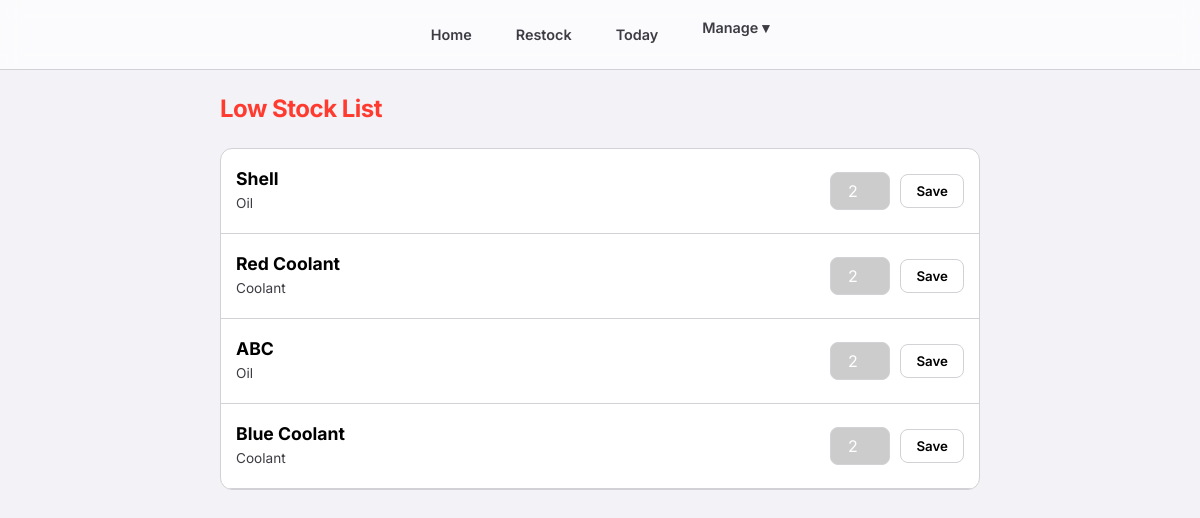
Before: /stock/low/ (signed in) with the older database file.
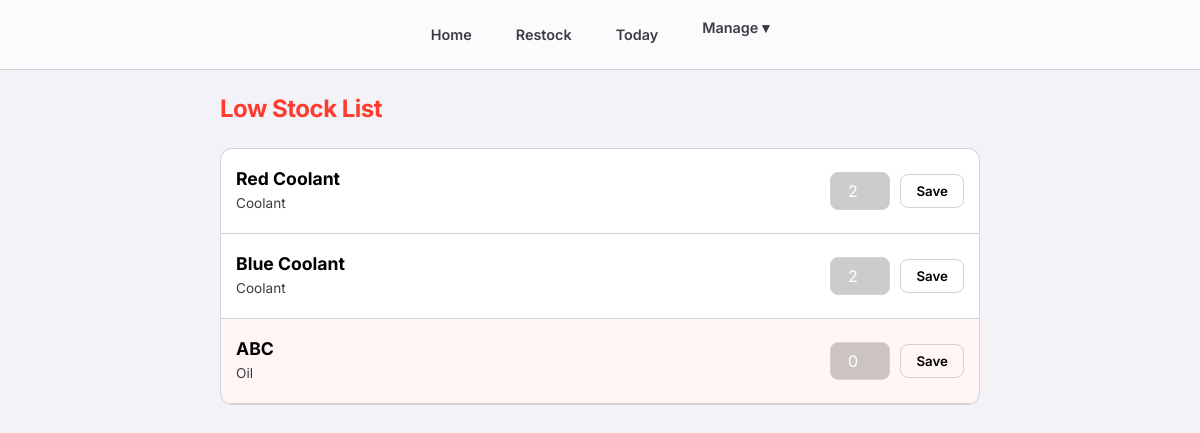
After: the same page with the newer database file.
### consumables/models.py (models this page shows, shortened)
class Item(models.Model):
    category = models.ForeignKey(Category, related_name='items', on_delete=models.CASCADE)
    subcategory = models.ForeignKey(SubCategory, related_name='items', on_delete=models.SET_NULL, null=True, blank=True)
    name = models.CharField(max_length=200)
    average_stock = models.IntegerField(default=0, help_text="Ideal stock level for calculation")
    current_stock = models.IntegerField(default=0)
    usage_count = models.IntegerField(default=0, help_text="Cached popularity score (frequency of use)")
    score = models.IntegerField(default=1, help_text="Credits earned per unit taken")
    class Meta:
        constraints = [
            models.UniqueConstraint(
                fields=['category', 'name'],
                condition=models.Q(subcategory__isnull=True),
                name='unique_direct_item_idx'
            ),
            models.UniqueConstraint(
                fields=['subcategory', 'name'],
                name='unique_subcategory_item_idx'
            )
        ]
        ordering = ['-usage_count', 'name']

class Category(models.Model):
    name = models.CharField(max_length=100)
    class Meta:
        verbose_name_plural = "Categories"

### consumables/views.py (the view)
# urls.py: path('stock/low/', views.low_stock_list, name='low_stock_list'),
@login_required
def low_stock_list(request):
    low_stock_items = Item.objects.filter(
        average_stock__gt=0
    ).filter(
        Q(current_stock__lte=0) |
        Q(current_stock__lt=F('average_stock') * 0.25)
    ).order_by('-usage_count', 'name')
    return render(request, 'consumables/low_stock_list.html', {'items': low_stock_items})

### consumables/templates/consumables/low_stock_list.html (shortened to what this page needs)
{% extends 'consumables/base.html' %}
{% block content %}
<h2 style="margin-bottom: 20px; color: var(--accent-red);">Low Stock List</h2>
{% if items %}
<div style="background: var(--card-bg); border-radius: 12px; border: 1px solid var(--border-color); overflow: hidden;">
    {% for item in items %}
    <form method="post" action="{% url 'update_stock' item.id %}"
        style="padding: 15px; border-bottom: 1px solid var(--border-color); display: flex; justify-content: space-between; align-items: center; background: {% if item.current_stock <= 0 %}rgba(255, 59, 48, 0.05){% endif %};">
        <div style="flex-grow: 1; margin-right: 15px; min-width: 0;">
            <div class="expandable-name" onclick="this.classList.toggle('expanded')">{{ item.name }}</div>
            <div style="font-size: 0.85rem; color: var(--text-secondary); margin-top: 4px;">{{ item.category.name }}
            </div>
        </div>
        <div style="display: flex; gap: 10px; align-items: center;">
            <div style="text-align: right; width: 60px;">
                <input type="number" name="current_stock" value="{{ item.current_stock }}"
                    style="width: 100%; padding: 8px; border-radius: 8px; border: 1px solid var(--border-color); background: rgba(0,0,0,0.2); color: white; text-align: center; font-size: 1rem;">
            </div>
            <button type="submit" class="btn"
                style="padding: 8px 15px; background: var(--bg-secondary); border: 1px solid var(--border-color); border-radius: 8px; color: var(--text-primary);">
                Save
            </button>
        </div>
    </form>
    {% endfor %}
</div>
{% else %}
<p style="text-align: center; color: var(--text-secondary); margin-top: 50px;">Great! No items are currently low on
    stock.</p>
{% endif %}
{% endblock %}

Changed rows visible on the page:
no longer on this page (row edited): Item: name "Shell", category.name "Oil", current_stock "2"
changed Item "Blue Coolant": moves up the list
changed Item "ABC": current_stock "2" → "0"
